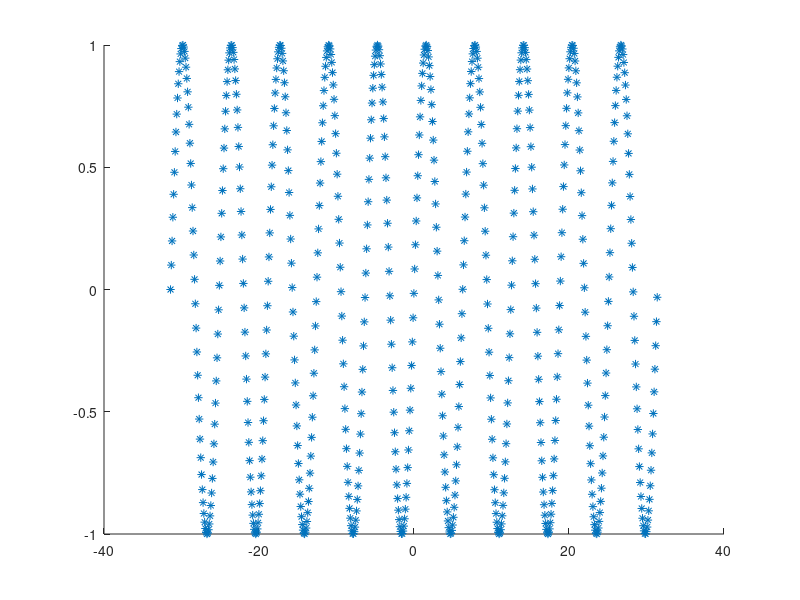

The MATLAB script that drew this image: (Note: this script raises an error after producing the figure.)
%% Movie Test.
 
%% Set up some function. 
% Sine between -2*pi and 2*pi.
x = (10*-pi:0.1:10*pi)'; % Note the transpose.
y = sin(x);
fid = figure;
hold on
% The final plot.
plot(x,y, '*');
 
%% Set up the movie.
writerObj = VideoWriter('out.avi'); % Name it.
writerObj.FrameRate = 60; % How many frames per second.
open(writerObj); 
 
for i=1:size(y)      
    % We just use pause but pretend you have some really complicated thing here...
    pause(0.01);
    figure(1); % Makes sure you use your desired frame.
    plot(x(i),y(i),'or');
 
    %if mod(i,4)==0, % Uncomment to take 1 out of every 4 frames.
        frame = getframe(gcf); % 'gcf' can handle if you zoom in to take a movie.
        writeVideo(writerObj, frame);
    %end
 
end
hold off
close(writerObj); % Saves the movie.